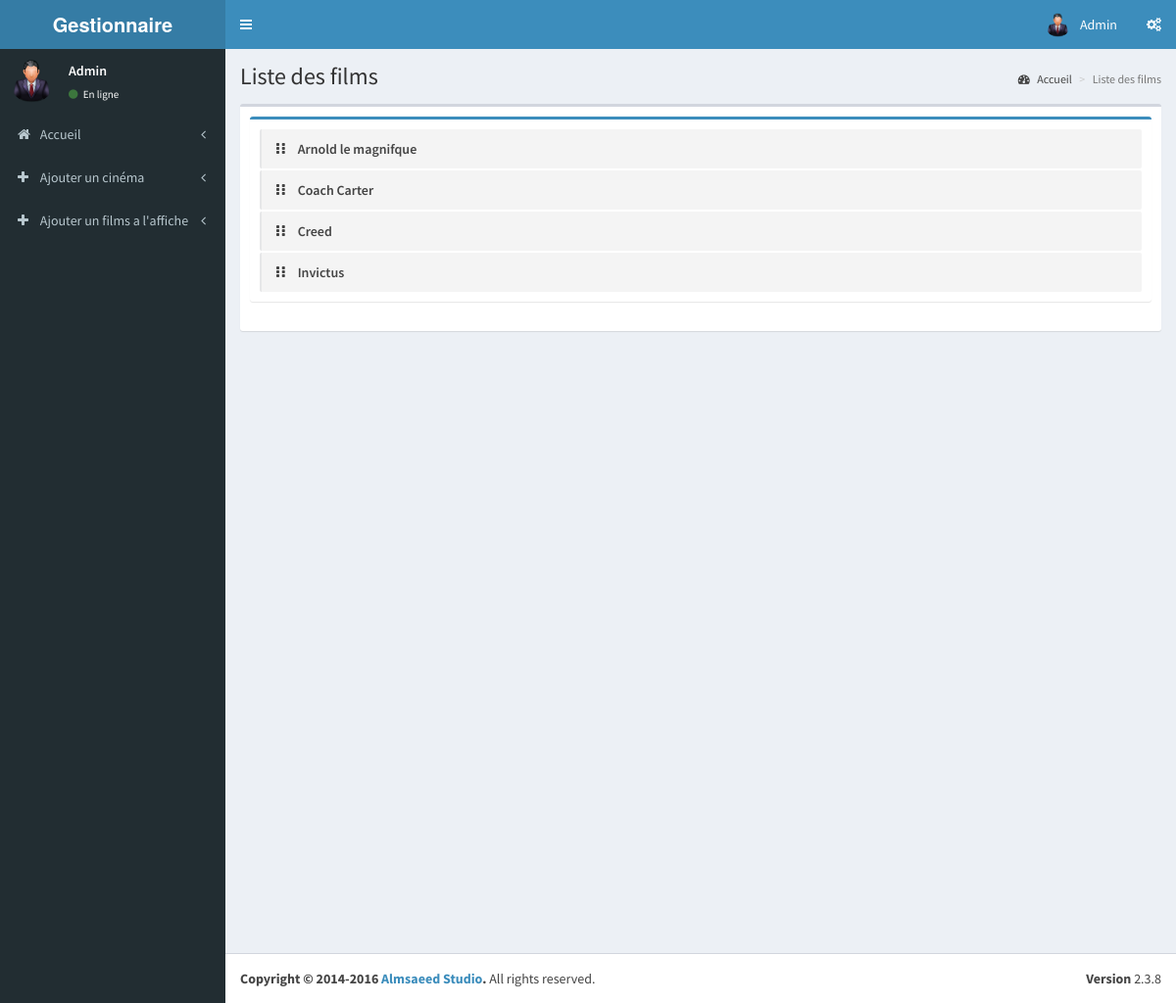
/admin/pages/index.php (signed in), run on the app's committed database.
### tables this page shows
CREATE TABLE IF NOT EXISTS `tbl_movie` (
  `movie_id` int(11) NOT NULL AUTO_INCREMENT,
  `t_id` int(11) NOT NULL COMMENT 'theatre id',
  `movie_name` varchar(100) NOT NULL,
  `cast` varchar(500) NOT NULL,
  `desc` varchar(1000) NOT NULL,
  `release_date` date NOT NULL,
  `image` varchar(200) NOT NULL,
  `video_url` varchar(200) NOT NULL,
  `status` int(1) NOT NULL COMMENT '0 means active ',
  PRIMARY KEY (`movie_id`)
);

### admin/pages/index.php (the view, shortened to what this page needs)
<?php
include('header.php');
?>
  <div class="content-wrapper">
    <section class="content-header">
      <h1>
        Liste des films
      </h1>
      <ol class="breadcrumb">
        <li><a href="index"><i class="fa fa-dashboard"></i> Accueil</a></li>
        <li class="active">Liste des films</li>
      </ol>
    </section>
    <section class="content">
      <div class="box">
        <div class="box-body">
            <div class="box box-primary">
            <div class="box-body">
              <ul class="todo-list">
                 <?php
                        $qry7=mysqli_query($con,"select * from tbl_movie");
                        if(mysqli_num_rows($qry7))
                        {
                        while($c=mysqli_fetch_array($qry7))
                        {
                        ?>
                <li>
                      <span class="handle">
                        <i class="fa fa-ellipsis-v"></i>
                        <i class="fa fa-ellipsis-v"></i>
                      </span>
                  <span class="text"><?php echo $c['movie_name'];?></span>
                </li>
                  <?php
                       }}
                     ?>
            </div>
          </div>
        </div>
      </div>
    </section>
  </div>
  <?php
include('footer.php');
?>

### data on the page
tbl_movie: movie_name "Arnold le magnifque"
tbl_movie: movie_name "Coach Carter"
tbl_movie: movie_name "Creed"
tbl_movie: movie_name "Invictus"
